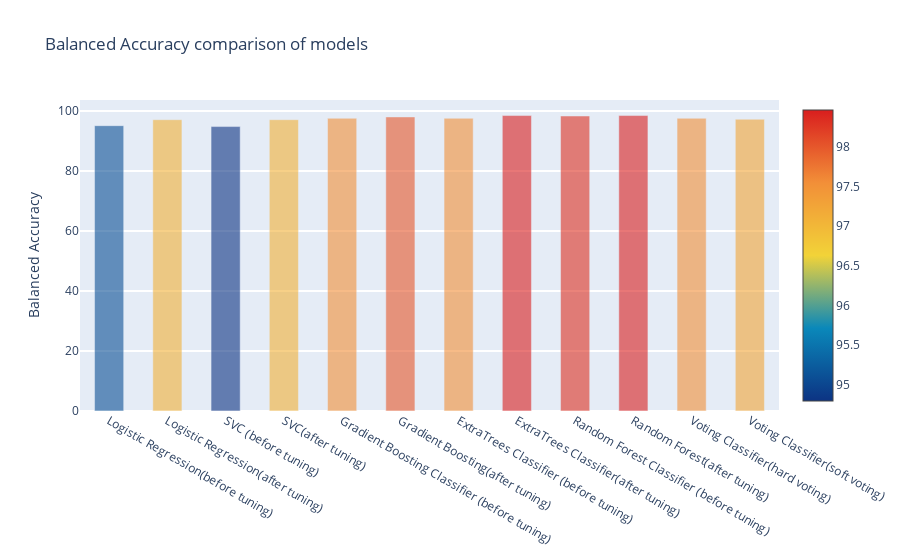

Write notebook code for a chart like this one.
### Code cell
import re
import sklearn

import seaborn as sns
%matplotlib inline

import plotly.offline as py
py.init_notebook_mode(connected=True)
import plotly.graph_objs as go
import plotly.tools as tls


y = performance_comp['Balanced Accuracy'].values
x = MODEL
data = [go.Bar(
            x= x,
             y= y,
            width = 0.5,
            marker=dict(
               color =  performance_comp['Balanced Accuracy'].values,
            colorscale='Portland',
            showscale=True,
            reversescale = False
            ),
            opacity=0.6
        )]

layout= go.Layout(
    autosize= True,
    title= 'Balanced Accuracy comparison of models',
    hovermode= 'closest',
#     xaxis= dict(
#         title= 'Pop',
#         ticklen= 5,
#         zeroline= False,
#         gridwidth= 2,
#     ),
    yaxis=dict(
        title= 'Balanced Accuracy',
        ticklen= 5,
        gridwidth= 2
    ),
    showlegend= False
)
fig = go.Figure(data=data, layout=layout)
py.iplot(fig, filename='bar-direct-labels')

### Figure 1 — Plotly figure (JSON) as saved in the notebook; plotly's stock layout.template omitted (floating-point values rounded to 4 significant figures)
{"data": [{"marker": {"color": [95.1, 97.09, 94.79, 97.09, 97.55, 98.01, 97.55, 98.47, 98.31, 98.47, 97.55, 97.24], "colorscale": [[0, "rgb(12,51,131)"], [0.25, "rgb(10,136,186)"], [0.5, "rgb(242,211,56)"], [0.75, "rgb(242,143,56)"], [1, "rgb(217,30,30)"]], "reversescale": false, "showscale": true}, "opacity": 0.6, "type": "bar", "width": 0.5, "x": ["Logistic Regression(before tuning)", "Logistic Regression(after tuning)", "SVC (before tuning)", "SVC(after tuning)", "Gradient Boosting Classifier (before tuning)", "Gradient Boosting(after tuning)", "ExtraTrees Classifier (before tuning)", "ExtraTrees Classifier(after tuning)", "Random Forest Classifier (before tuning)", "Random Forest(after tuning)", "Voting Classifier(hard voting)", "Voting Classifier(soft voting)"], "y": [95.1, 97.09, 94.79, 97.09, 97.55, 98.01, 97.55, 98.47, 98.31, 98.47, 97.55, 97.24]}], "layout": {"autosize": true, "hovermode": "closest", "showlegend": false, "title": {"text": "Balanced Accuracy comparison of models"}, "yaxis": {"gridwidth": 2, "ticklen": 5, "title": {"text": "Balanced Accuracy"}}}}
